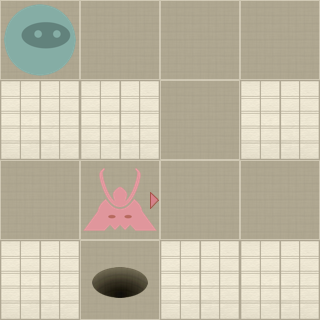

This game map was drawn from its Tiled (.tmx) file and the tilesets committed beside it. A one-line description and the trimmed map source follow:
An orthogonal 4x4 tile map with 80x80 px tiles, 2 tile layers (Level, Actors).

<map version="1.0" orientation="orthogonal" width="4" height="4" tilewidth="80" tileheight="80">
 <properties>
  <property name="moves" value="6" />
 </properties>
 <tileset firstgid="1" name="tiles" tilewidth="80" tileheight="80" spacing="2" margin="2">
  <image source="tiles-ipad.png" width="512" height="512" />
  <tile id="0">
   <properties>
    <property name="actor" value="exit" />
   </properties>
  </tile>
  <tile id="2">
   <properties>
    <property name="actor" value="guard" />
    <property name="direction" value="down" />
   </properties>
  </tile>
  <tile id="3">
   <properties>
    <property name="actor" value="guard" />
    <property name="direction" value="left" />
   </properties>
  </tile>
  <tile id="4">
   <properties>
    <property name="actor" value="guard" />
    <property name="direction" value="right" />
   </properties>
  </tile>
  <tile id="5">
   <properties>
    <property name="actor" value="guard" />
    <property name="direction" value="up" />
   </properties>
  </tile>
  <tile id="7">
   <properties>
    <property name="actor" value="player" />
   </properties>
  </tile>
  <tile id="8">
   <properties>
    <property name="actor" value="scroll" />
   </properties>
  </tile>
  <tile id="9">
   <properties>
    <property name="wall" value="1" />
   </properties>
  </tile>
 </tileset>
 <layer name="Level" width="4" height="4">
  <data>[16 cells, 16 non-empty, 2 distinct tile ids]</data>
 </layer>
 <layer name="Actors" width="4" height="4">
  <data>[16 cells, 3 non-empty, 3 distinct tile ids]</data>
 </layer>
</map>
